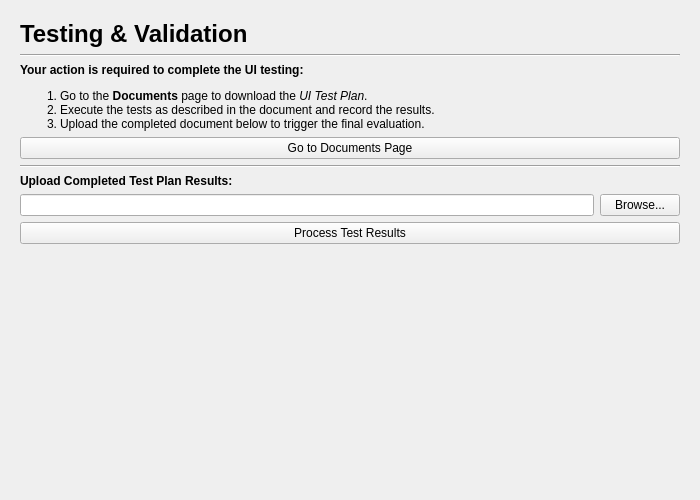
<?xml version="1.0" encoding="UTF-8"?>
<ui version="4.0">
 <class>ManualUITestingPage</class>
 <widget class="QWidget" name="ManualUITestingPage">
  <property name="geometry">
   <rect>
    <x>0</x>
    <y>0</y>
    <width>700</width>
    <height>500</height>
   </rect>
  </property>
  <property name="windowTitle">
   <string>Form</string>
  </property>
  <layout class="QVBoxLayout" name="verticalLayout">
   <property name="leftMargin">
    <number>20</number>
   </property>
   <property name="topMargin">
    <number>20</number>
   </property>
   <property name="rightMargin">
    <number>20</number>
   </property>
   <property name="bottomMargin">
    <number>20</number>
   </property>
   <item>
    <widget class="QLabel" name="headerLabel">
     <property name="text">
      <string>Testing &amp; Validation</string>
     </property>
     <property name="styleSheet">
      <string notr="true">font-size: 18pt; font-weight: bold;</string>
     </property>
    </widget>
   </item>
   <item>
    <widget class="Line" name="line">
     <property name="orientation">
      <enum>Qt::Horizontal</enum>
     </property>
    </widget>
   </item>
   <item>
    <widget class="QLabel" name="instructionLabel">
     <property name="text">
      <string>&lt;b&gt;Your action is required to complete the UI testing:&lt;/b&gt;
&lt;ol&gt;
&lt;li&gt;Go to the &lt;b&gt;Documents&lt;/b&gt; page to download the &lt;i&gt;UI Test Plan&lt;/i&gt;.&lt;/li&gt;
&lt;li&gt;Execute the tests as described in the document and record the results.&lt;/li&gt;
&lt;li&gt;Upload the completed document below to trigger the final evaluation.&lt;/li&gt;
&lt;/ol&gt;</string>
     </property>
     <property name="wordWrap">
      <bool>true</bool>
     </property>
     <property name="openExternalLinks">
      <bool>true</bool>
     </property>
    </widget>
   </item>
   <item>
    <widget class="QPushButton" name="goToDocumentsButton">
     <property name="text">
      <string>Go to Documents Page</string>
     </property>
    </widget>
   </item>
   <item>
    <widget class="Line" name="line_2">
     <property name="orientation">
      <enum>Qt::Horizontal</enum>
     </property>
    </widget>
   </item>
   <item>
    <widget class="QLabel" name="uploadLabel">
     <property name="text">
      <string>&lt;b&gt;Upload Completed Test Plan Results:&lt;/b&gt;</string>
     </property>
    </widget>
   </item>
   <item>
    <layout class="QHBoxLayout" name="horizontalLayout">
     <item>
      <widget class="QLineEdit" name="filePathLineEdit">
       <property name="readOnly">
        <bool>true</bool>
       </property>
      </widget>
     </item>
     <item>
      <widget class="QPushButton" name="browseButton">
       <property name="text">
        <string>Browse...</string>
       </property>
      </widget>
     </item>
    </layout>
   </item>
   <item>
    <widget class="QPushButton" name="processResultsButton">
     <property name="text">
      <string>Process Test Results</string>
     </property>
    </widget>
   </item>
   <item>
    <spacer name="verticalSpacer">
     <property name="orientation">
      <enum>Qt::Vertical</enum>
     </property>
     <property name="sizeHint" stdset="0">
      <size>
       <width>20</width>
       <height>40</height>
      </size>
     </property>
    </spacer>
   </item>
  </layout>
 </widget>
 <resources/>
 <connections/>
</ui>
